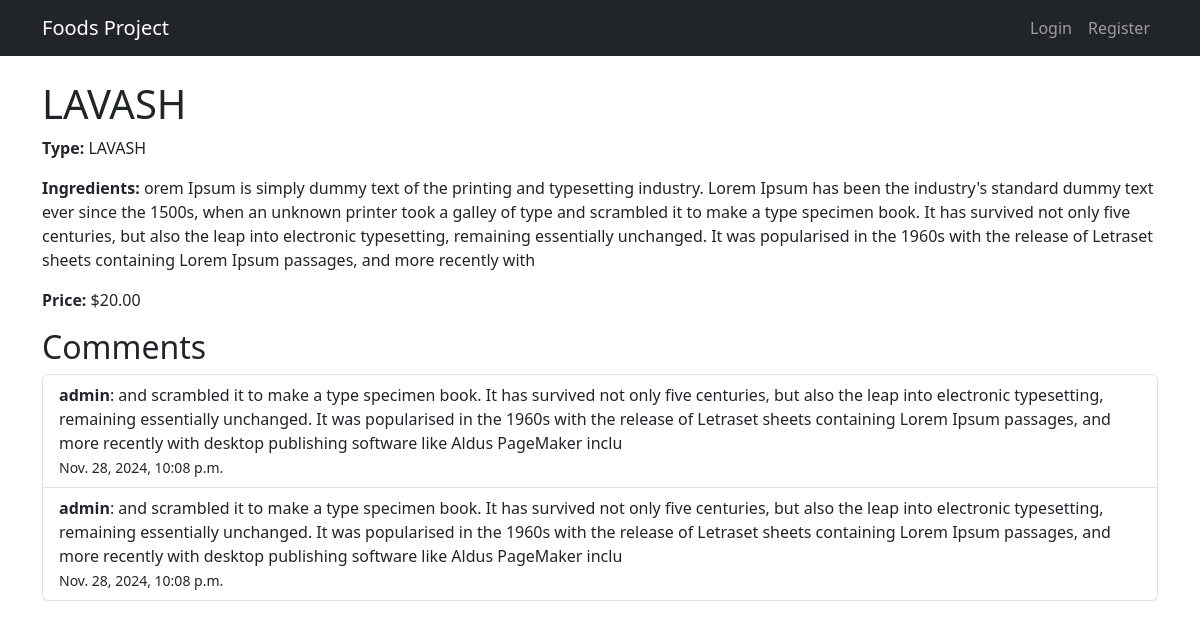
/1/, run on the app's committed database.
### foods/models.py (models this page shows, shortened)
class Food(models.Model):
    food_type = models.ForeignKey(FoodType, on_delete=models.CASCADE, related_name='foods', verbose_name="Taom turi")
    nomi = models.CharField(max_length=100, verbose_name="Taom nomi")
    tarkibi = models.TextField(verbose_name="Tarkibi")
    narxi = models.DecimalField(max_digits=10, decimal_places=2, verbose_name="Narxi")

class FoodType(models.Model):
    nomi = models.CharField(max_length=100, verbose_name="Taom turi")

class Comment(models.Model):
    text = models.TextField(verbose_name="Izoh")
    food = models.ForeignKey(Food, on_delete=models.CASCADE, related_name='comments', verbose_name="Taom")
    author = models.ForeignKey(User, on_delete=models.CASCADE, verbose_name="Foydalanuvchi")
    created = models.DateTimeField(auto_now_add=True, verbose_name="Yaratilgan vaqti")

### foods/views.py (the view)
# urls.py: path('<int:pk>/', FoodDetailView.as_view(), name='food_detail'),
class FoodDetailView(DetailView):
    model = Food
    template_name = 'food_detail.html'

### foods/templates/food_detail.html
{% extends 'base.html' %}
{% block content %}
<h1>{{ object.nomi }}</h1>
<p><strong>Type:</strong> {{ object.food_type.nomi }}</p>
<p><strong>Ingredients:</strong> {{ object.tarkibi }}</p>
<p><strong>Price:</strong> ${{ object.narxi }}</p>
<h2>Comments</h2>
<ul class="list-group">
    {% for comment in object.comments.all %}
    <li class="list-group-item">
        <strong>{{ comment.author.username }}</strong>: {{ comment.text }}
        <br>
        <small>{{ comment.created }}</small>
    </li>
    {% empty %}
    <li class="list-group-item">No comments yet.</li>
    {% endfor %}
</ul>
{% endblock %}

### foods/templates/base.html (shortened to what this page needs)
<!DOCTYPE html>
<html lang="en">
<head>
    <link href="https://cdn.jsdelivr.net/npm/bootstrap@5.3.0-alpha3/dist/css/bootstrap.min.css" rel="stylesheet">
</head>
<body>
    <nav class="navbar navbar-expand-lg navbar-dark bg-dark">
        <div class="container">
            <a class="navbar-brand" href="{% url 'food_list' %}">Foods Project</a>
            <div class="collapse navbar-collapse" id="navbarNav">
                <ul class="navbar-nav ms-auto">
                    {% if user.is_authenticated %}
                        <li class="nav-item">
                            <a class="nav-link" href="{% url 'logout' %}">Logout</a>
                        </li>
                    {% else %}
                        <li class="nav-item">
                            <a class="nav-link" href="{% url 'login' %}">Login</a>
                        </li>
                        <li class="nav-item">
                            <a class="nav-link" href="{% url 'register' %}">Register</a>
                        </li>
                    {% endif %}
                </ul>
            </div>
        </div>
    </nav>
    <div class="container mt-4">
        {% block content %}
        {% endblock %}
    </div>
</body>
</html>

### data on the page
Food: nomi "LAVASH", food_type.nomi "LAVASH", tarkibi "orem Ipsum is simply dummy text of the printing and typesetting industry. Lorem Ipsum has been the industry's standard dummy text ever since the 1500s, when an unknown printer took a galley of type and scrambled it to make a type specimen book. It has survived not only five centuries, but also the leap into electronic typesetting, remaining essentially unchanged. It was popularised in the 1960s with the release of Letraset sheets containing Lorem Ipsum passages, and more recently with", narxi "20.00"
Comment: author.username "admin", text "and scrambled it to make a type specimen book. It has survived not only five centuries, but also the leap into electronic typesetting, remaining essentially unchanged. It was popularised in the 1960s with the release of Letraset sheets containing Lorem Ipsum passages, and more recently with desktop publishing software like Aldus PageMaker inclu", created "Nov. 28, 2024, 10:08 p.m."
Comment: author.username "admin", text "and scrambled it to make a type specimen book. It has survived not only five centuries, but also the leap into electronic typesetting, remaining essentially unchanged. It was popularised in the 1960s with the release of Letraset sheets containing Lorem Ipsum passages, and more recently with desktop publishing software like Aldus PageMaker inclu", created "Nov. 28, 2024, 10:08 p.m."
